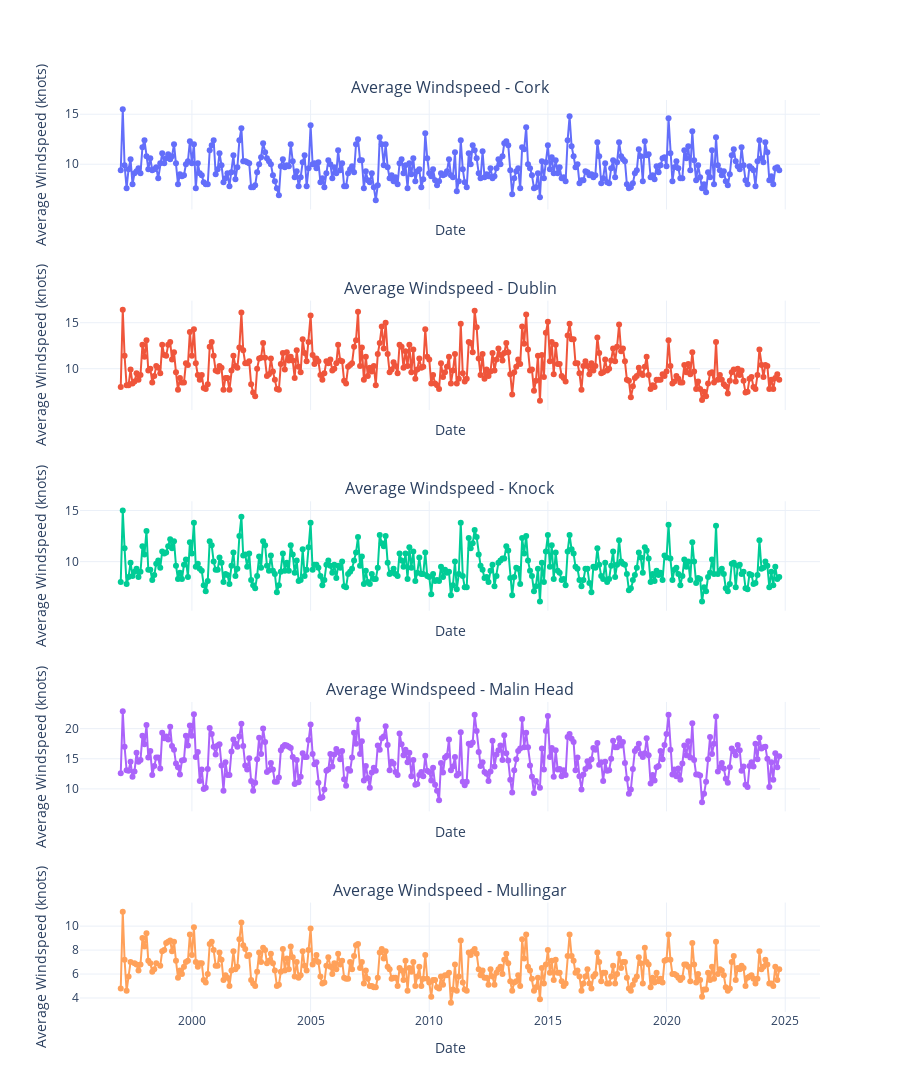

Here is the notebook cell this chart was saved with:
### Markdown cell above
### **Line plot with markers showing the monthly mean wind speed for each location.**

### Code cell
# Extract relevant columns and create a copy to avoid modifying the original DataFrame
monthly_windspeed_data = analysis_weather_records[['Location', 'year', 'month', 'wdsp']].copy()

# Add a 'date' column and convert to datetime
monthly_windspeed_data['date'] = pd.to_datetime(
    monthly_windspeed_data[['year', 'month']].assign(day=1)
)

# Create subplots for each location
locations = monthly_windspeed_data['Location'].unique()
fig = make_subplots(
    rows=len(locations), cols=1, shared_xaxes=True,
    subplot_titles=[f"Average Windspeed - {loc}" for loc in locations]
)

# Plot wind speed trends for each location
for i, location in enumerate(locations):
    fig.add_trace(
        go.Scatter(
            x=monthly_windspeed_data[monthly_windspeed_data['Location'] == location]['date'],
            y=monthly_windspeed_data[monthly_windspeed_data['Location'] == location]['wdsp'],
            mode='lines+markers',
            name=location
        ),
        row=i + 1, col=1
    )

# Configure figure layout and shared axis settings
fig.update_layout(
    height=300 * len(locations),
    
    template="plotly_white",
    showlegend=False
)
fig.update_xaxes(title_text="Date")
fig.update_yaxes(title_text="Average Windspeed (knots)")

# Render the final plot
fig.show()

### Figure 1 — Plotly figure (JSON) as saved in the notebook; plotly's stock layout.template omitted (floating-point values rounded to 4 significant figures; data arrays with more than 128 entries replaced by an {"elided": "..."} marker saying what was removed)
{"data": [{"mode": "lines+markers", "name": "Cork", "type": "scatter", "x": {"elided": "334 str values"}, "xaxis": "x", "y": {"elided": "334 float values"}, "yaxis": "y"}, {"mode": "lines+markers", "name": "Dublin", "type": "scatter", "x": {"elided": "334 str values"}, "xaxis": "x2", "y": {"elided": "334 float values"}, "yaxis": "y2"}, {"mode": "lines+markers", "name": "Knock", "type": "scatter", "x": {"elided": "334 str values"}, "xaxis": "x3", "y": {"elided": "334 float values"}, "yaxis": "y3"}, {"mode": "lines+markers", "name": "Malin Head", "type": "scatter", "x": {"elided": "333 str values"}, "xaxis": "x4", "y": {"elided": "333 float values"}, "yaxis": "y4"}, {"mode": "lines+markers", "name": "Mullingar", "type": "scatter", "x": {"elided": "332 str values"}, "xaxis": "x5", "y": {"elided": "332 float values"}, "yaxis": "y5"}], "layout": {"annotations": [{"font": {"size": 16}, "showarrow": false, "text": "Average Windspeed - Cork", "x": 0.5, "xanchor": "center", "xref": "paper", "y": 1, "yanchor": "bottom", "yref": "paper"}, {"font": {"size": 16}, "showarrow": false, "text": "Average Windspeed - Dublin", "x": 0.5, "xanchor": "center", "xref": "paper", "y": 0.78, "yanchor": "bottom", "yref": "paper"}, {"font": {"size": 16}, "showarrow": false, "text": "Average Windspeed - Knock", "x": 0.5, "xanchor": "center", "xref": "paper", "y": 0.56, "yanchor": "bottom", "yref": "paper"}, {"font": {"size": 16}, "showarrow": false, "text": "Average Windspeed - Malin Head", "x": 0.5, "xanchor": "center", "xref": "paper", "y": 0.34, "yanchor": "bottom", "yref": "paper"}, {"font": {"size": 16}, "showarrow": false, "text": "Average Windspeed - Mullingar", "x": 0.5, "xanchor": "center", "xref": "paper", "y": 0.12, "yanchor": "bottom", "yref": "paper"}], "height": 1500, "showlegend": false, "xaxis": {"anchor": "y", "domain": [0, 1], "matches": "x5", "showticklabels": false, "title": {"text": "Date"}}, "xaxis2": {"anchor": "y2", "domain": [0, 1], "matches": "x5", "showticklabels": false, "title": {"text": "Date"}}, "xaxis3": {"anchor": "y3", "domain": [0, 1], "matches": "x5", "showticklabels": false, "title": {"text": "Date"}}, "xaxis4": {"anchor": "y4", "domain": [0, 1], "matches": "x5", "showticklabels": false, "title": {"text": "Date"}}, "xaxis5": {"anchor": "y5", "domain": [0, 1], "title": {"text": "Date"}}, "yaxis": {"anchor": "x", "domain": [0.88, 1], "title": {"text": "Average Windspeed (knots)"}}, "yaxis2": {"anchor": "x2", "domain": [0.66, 0.78], "title": {"text": "Average Windspeed (knots)"}}, "yaxis3": {"anchor": "x3", "domain": [0.44, 0.56], "title": {"text": "Average Windspeed (knots)"}}, "yaxis4": {"anchor": "x4", "domain": [0.22, 0.34], "title": {"text": "Average Windspeed (knots)"}}, "yaxis5": {"anchor": "x5", "domain": [0, 0.12], "title": {"text": "Average Windspeed (knots)"}}}}
